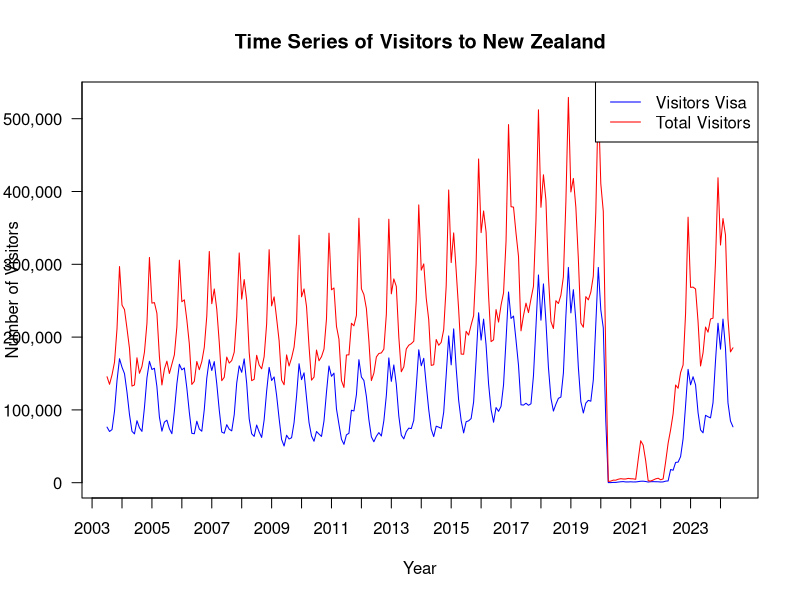
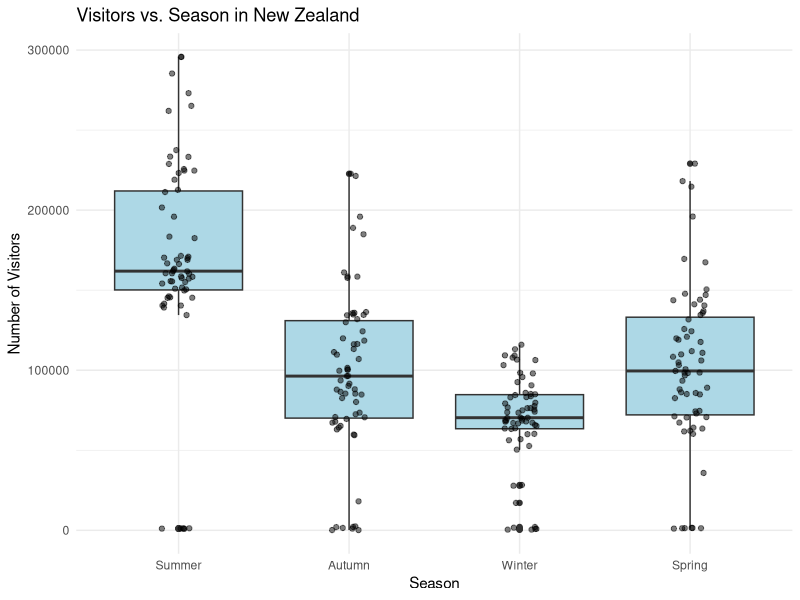
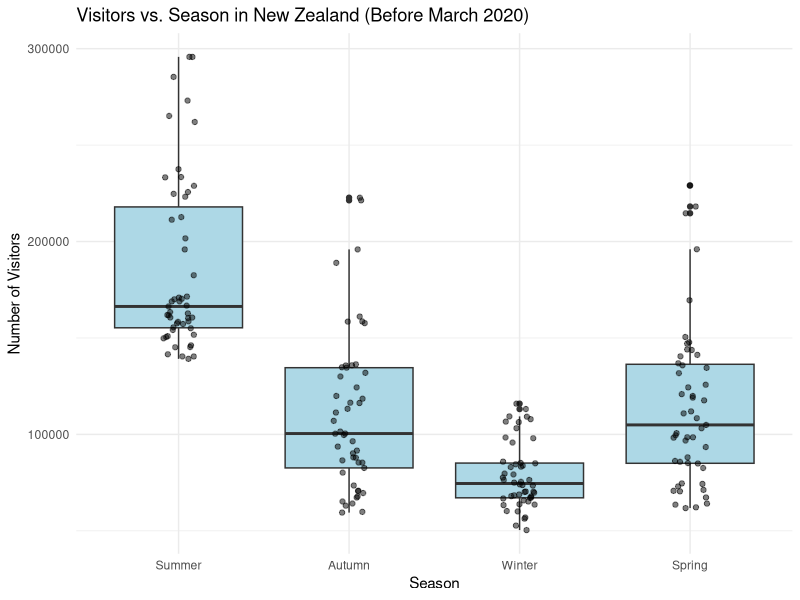

The R script that drew these images, in order:
options(scipen = 999)

library(ggplot2)

ts_df <- read.csv('Timespan.csv')

colnames(ts_df)[1] <- "Year Month"
colnames(ts_df) <- ts_df[1, ]
ts_df <- ts_df[-1, ]

ts_df_total <- ts_df[, -c(2:64)]

colnames(ts_df_total)[1] <- "Year_Month"

ts_df_total$`Year_Month` <- as.character(ts_df_total$`Year_Month`)

ts_df_total$Year <- as.numeric(substr(ts_df_total$`Year_Month`, 1, 4))
ts_df_total$Month <- as.numeric(substr(ts_df_total$`Year_Month`, 6, 7))

ts_df_total$`Year Month` <- as.Date(paste(ts_df_total$Year, ts_df_total$Month, "01", sep = "-"), format = "%Y-%m-%d")

ts_df_total$Visitor <- as.numeric(ts_df_total$Visitor)
ts_df_total$TOTAL <- as.numeric(ts_df_total$TOTAL)

start_year <- 2003
start_month <- 7
ts_visitor <- ts(ts_df_total$Visitor, start = c(start_year, start_month), frequency = 12)
ts_total <- ts(ts_df_total$TOTAL, start = c(start_year, start_month), frequency = 12)

# ts plot
plot(ts_visitor, col = "blue", ylim = range(c(ts_visitor, ts_total)),
     ylab = "Number of Visitors", xlab = "Year", main = "Time Series of Visitors to New Zealand",
     xaxt = "n", yaxt = "n")

axis(2, at = pretty(range(c(ts_visitor, ts_total))),
     labels = format(pretty(range(c(ts_visitor, ts_total))), big.mark = ","), las = 1)

years <- seq(start_year, 2024, by = 1)
axis(1, at = years, labels = years)

lines(ts_total, col = "red")
legend("topright", legend = c("Visitors Visa", "Total Visitors"),
       col = c("blue", "red"), lty = 1)

# lm on season (whole time span)
get_season <- function(month) {
  if (month %in% c(12, 1, 2)) {
    return("Summer")
  } else if (month %in% c(3, 4, 5)) {
    return("Autumn")
  } else if (month %in% c(6, 7, 8)) {
    return("Winter")
  } else {
    return("Spring")
  }
}

ts_df_total$Season <- sapply(ts_df_total$Month, get_season)

ts_df_total$Season <- factor(ts_df_total$Season, levels = c("Summer", "Autumn", "Winter", "Spring"))

visitor_lm <- lm(Visitor ~ Season, data = ts_df_total)

summary(visitor_lm)

ggplot(ts_df_total, aes(x = Season, y = Visitor)) +
  geom_boxplot(fill = "lightblue") + 
  geom_point(position = position_jitter(width = 0.1), alpha = 0.5) +  
  geom_smooth(method = "lm", se = FALSE, col = "red") + 
  labs(title = "Visitors vs. Season in New Zealand",
       x = "Season",
       y = "Number of Visitors") +
  theme_minimal()


##lm prior covid
ts_df_filtered <- subset(ts_df_total, `Year Month` <= as.Date("2020-03-01"))
ts_df_filtered$Season <- sapply(ts_df_filtered$Month, get_season)


ts_df_filtered$Season <- factor(ts_df_filtered$Season, levels = c("Summer", "Autumn", "Winter", "Spring"))

visitor_lm_filtered <- lm(Visitor ~ Season, data = ts_df_filtered)

summary(visitor_lm_filtered)

ggplot(ts_df_filtered, aes(x = Season, y = Visitor)) +
  geom_boxplot(fill = "lightblue") +  
  geom_point(position = position_jitter(width = 0.1), alpha = 0.5) +  
  geom_smooth(method = "lm", se = FALSE, col = "red") +  
  labs(title = "Visitors vs. Season in New Zealand (Before March 2020)",
       x = "Season",
       y = "Number of Visitors") +
  theme_minimal()
